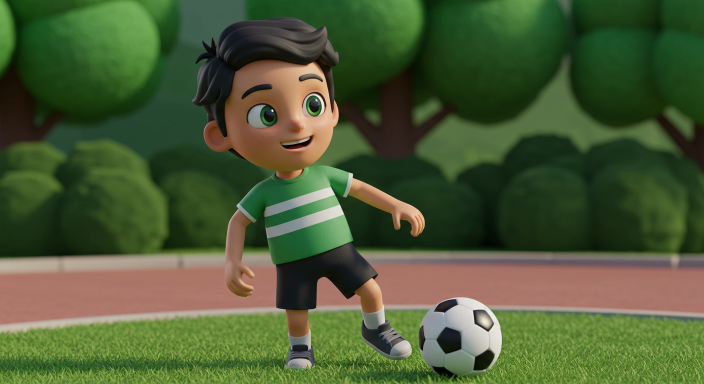
#> input picture YUFUF/Animate/your_image.jpg, 1408 x 768 px (shown at 1/2 size)
$ python 01.py
#> lines starting #> are read from the running program, lines starting #| are printed output that depends on the picture
import cv2
import numpy as np

# Load your image
image = cv2.imread('your_image.jpg')
#> image is the input picture: shape (768, 1408, 3); mean B, G, R 53.2, 90.7, 75.3
height, width = image.shape[:2]
#> height = 768; width = 1408

# Animation parameters
frames = 60
zoom_factor = 1.05  # Slight zoom per frame
pan_step = 2        # Pixels to pan per frame

for i in range(frames):
    # Calculate zoom
    scale = zoom_factor ** i
    new_width = int(width / scale)
    new_height = int(height / scale)

    # Crop center
    x1 = int((width - new_width) / 2) + pan_step * i
    y1 = int((height - new_height) / 2)
    x2 = x1 + new_width
    y2 = y1 + new_height

    # Ensure bounds
    x1 = max(0, min(x1, width - new_width))
    y1 = max(0, min(y1, height - new_height))

    cropped = image[y1:y2, x1:x2]
    resized = cv2.resize(cropped, (width, height))

    # Show frame
    cv2.imshow('Animated Image', resized)
    cv2.waitKey(50)  # Delay in milliseconds
#> this loop made 60 passes
#> pass 2, `cropped = image[y1:y2, x1:x2]`:
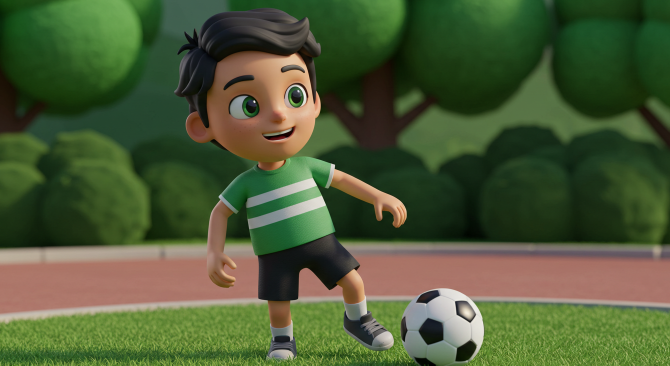
#> cropped: shape (731, 1340, 3) (shown at 1/2 size); mean B, G, R 53.8, 89.8, 75.7
#> pass 3, `cropped = image[y1:y2, x1:x2]`:
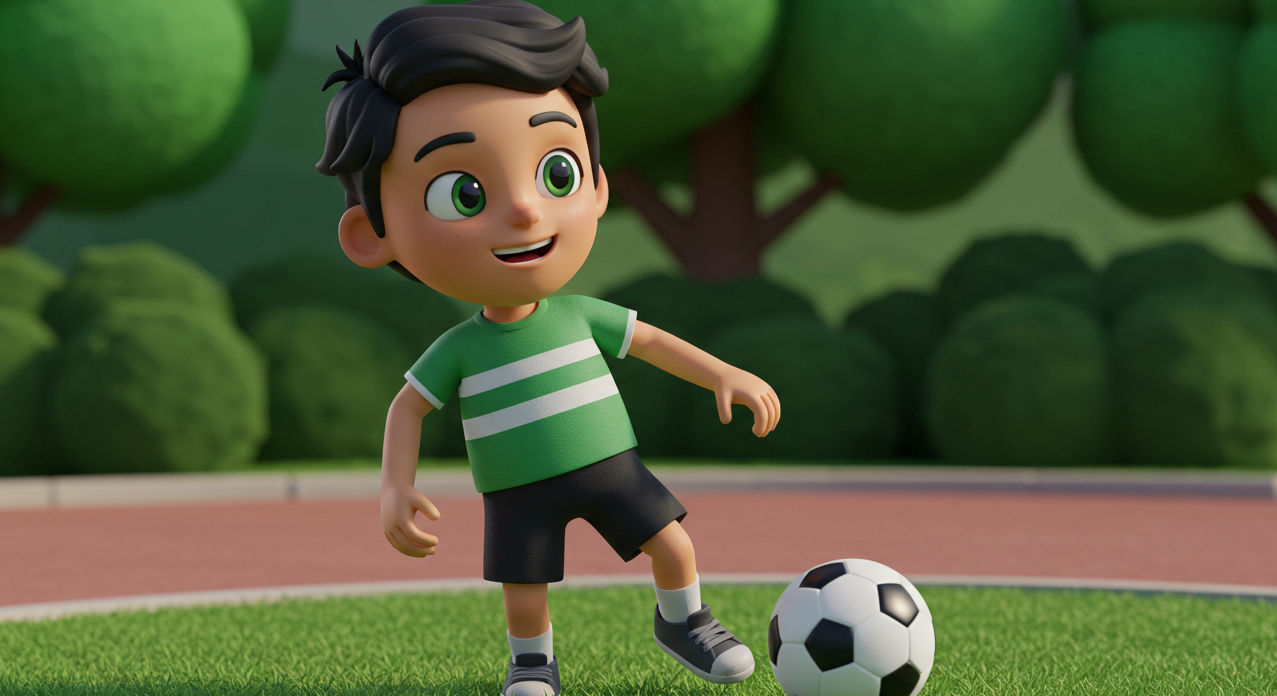
#> cropped: shape (696, 1277, 3); mean B, G, R 54.5, 89.2, 76.5
#> after the loop:
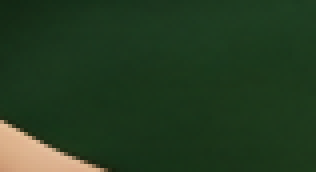
#> cropped: shape (43, 79, 3) (shown 4 times larger); mean B, G, R 33.1, 59.6, 36.2

cv2.destroyAllWindows()
